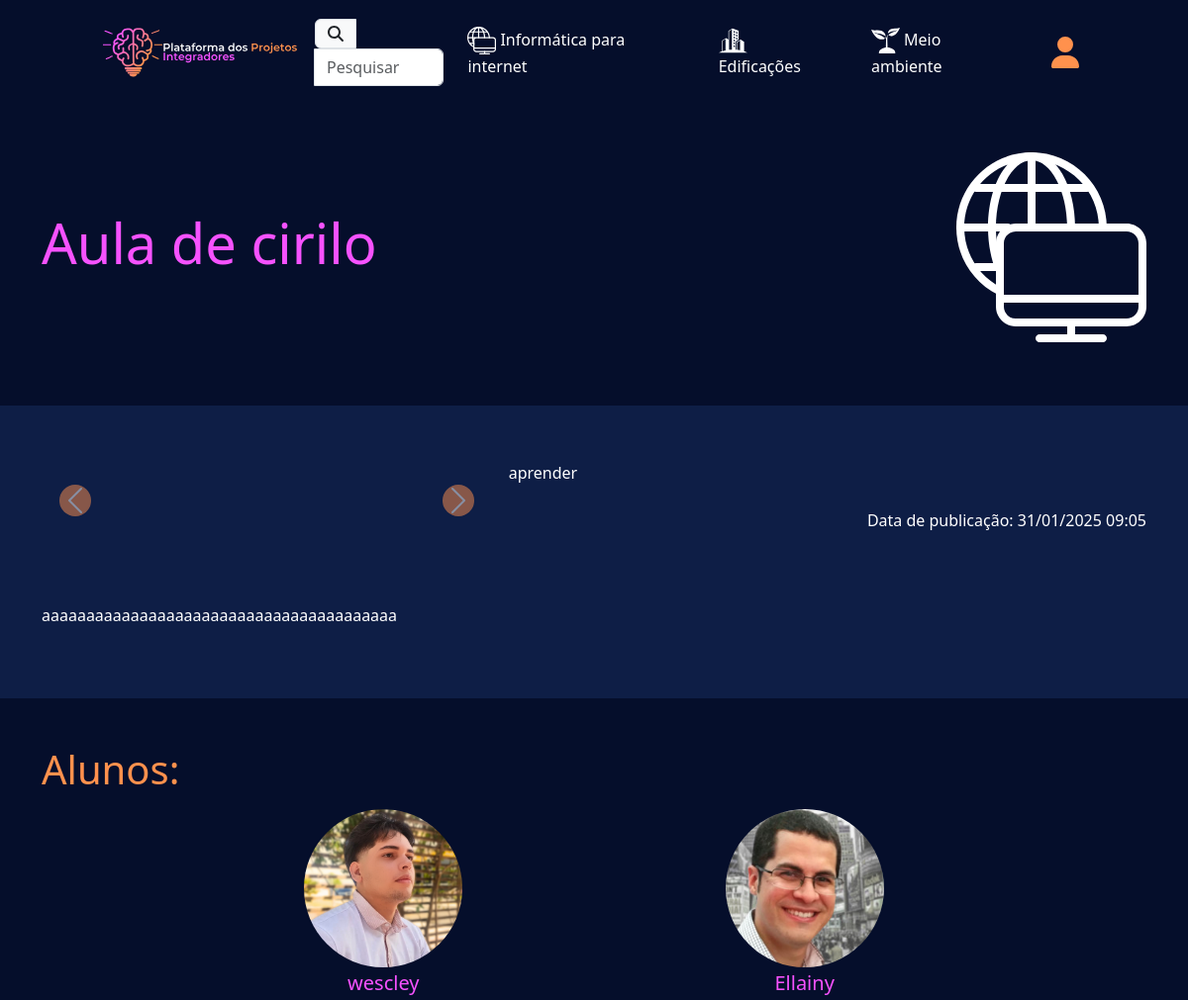
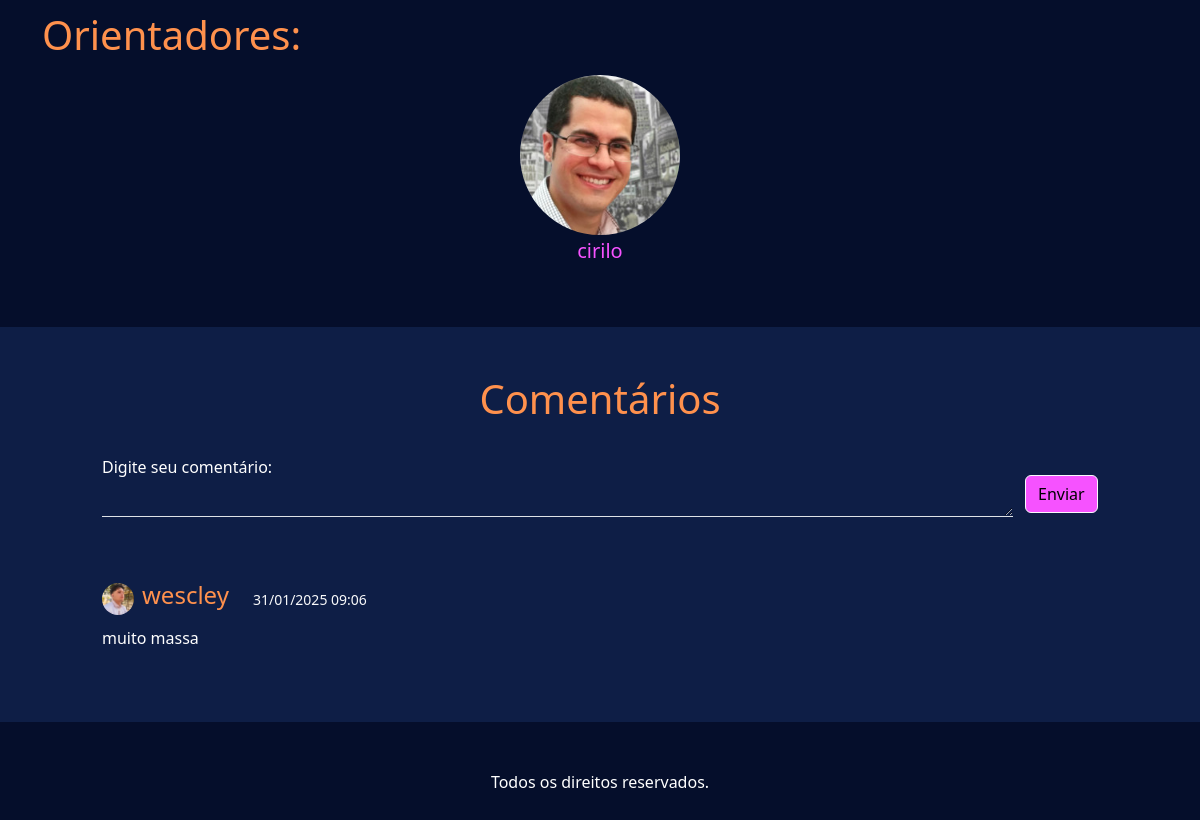
/post/5/, run on the app's committed database (2 pictures, top to bottom).
### users/models.py (models this page shows, shortened)
class Curso(models.Model):
    titulo = models.CharField(max_length=50)
    logo = models.FileField(blank=True)

class Profile(models.Model):
    user = models.OneToOneField(User, on_delete=models.CASCADE, related_name="profile")
    avatar = models.ImageField(blank=True, null=True)
    primeiro_nome = models.CharField(max_length=50, blank=True)
    ultimo_sobrenome = models.CharField(max_length=50, blank=True)

class User(AbstractUser):
    vinculo = models.ForeignKey(Vinculo, on_delete=models.CASCADE, null=True, blank=True)
    curso = models.ForeignKey(Curso, on_delete=models.CASCADE, null=True)

### ppi/models.py (models this page shows, shortened)
class Projeto(models.Model):
    titulo = models.CharField(max_length=80)
    resumo = models.TextField(max_length=2000)
    objetivo = models.TextField(max_length=2000)
    capa = models.ImageField('media/')
    pdf = models.FileField(blank=True, null=True)
    palavras_chave = models.CharField(max_length=200, blank=True, null=True)
    curso = models.ForeignKey(Curso,on_delete=models.CASCADE, related_name="projetos")
    componentes = models.ManyToManyField(Profile, related_name="projetos", blank=True)
    criado_em = models.DateTimeField(auto_now_add=True,null=True)

class Comentario(models.Model):
    usuario = models.ForeignKey(Profile, on_delete=models.CASCADE)
    projeto = models.ForeignKey(Projeto, on_delete=models.CASCADE, related_name="comentarios",null=True)
    texto =  models.TextField(max_length=1000)
    criado_em = models.DateTimeField(auto_now_add=True)

### ppi/views.py (the view)
# urls.py: path("post/<int:id>/", views.post, name = "post"),
def post(request, id):
    projeto = get_object_or_404(Projeto, id=id)
    comentarios = projeto.comentarios.all()
    if request.method == "POST":
        form = ComentarioForm(request.POST)
        if form.is_valid():
            comentario = form.save(commit=False)
            comentario.usuario = request.user.profile
            comentario.projeto = projeto
            comentario.save()
            return redirect('post', id=projeto.id)
    else:
        form = ComentarioForm()
    context = {
        'projeto': projeto,
        'comentarios': comentarios,
        'form': form
    }
    return render(request, "post.html", context)

### ppi/forms.py
class ComentarioForm(forms.ModelForm):
    class Meta:
        model = Comentario
        fields = ['texto']
        labels = {
            'texto': 'Digite seu comentário'
        }
    def __init__(self, *args, **kwargs):
        super().__init__(*args, **kwargs)
        self.fields['texto'].widget.attrs.update({
            'class': 'form-control mb-2 text-white bg-transparent border-0 rounded-0 border-bottom text-white',
            'rows': '1',
            'required': 'true',
        })

### ppi/context_processors.py (called while the page is built)
def cursos(request):
    return {
        "cursos" : Curso.objects.all,
    }

### ppi/templates/post.html (shortened to what this page needs)
{% extends "base.html" %}
{% load static %}
{% block conteudo %}
<div class="container mb-3 py-5">
    <div class="row g-0">
        <div class="col-md-8 me-auto my-auto">
            <h1 class="roxinho text-left" style="font-size: 3.5em;">
                {{ projeto.titulo }}
            </h1>
        </div>
        <div class="col-md-4 d-flex justify-content-end my-auto">
            {% if projeto.curso.logo %}
                <img src="{{ projeto.curso.logo.url }}" alt="Logo" style="max-height: 12rem;">
            {% endif %}
        </div>
    </div>
</div>
<div class="container-fluid blueback">
    <div class="container py-5">
        <div class="row g-3 py-2">
            <div class="col-md-12 col-lg-5 col-sm-12 d-flex justify-content-start align-items-center">
                <div id="carouselExample" class="carousel slide w-100 pe-3" data-bs-ride="carousel">
                    <button class="carousel-control-prev" type="button" data-bs-target="#carouselExample" data-bs-slide="prev">
                        <span class="carousel-control-prev-icon fundo-laranja rounded-circle" aria-hidden="true"></span>
                    </button>
                    <button class="carousel-control-next" type="button" data-bs-target="#carouselExample" data-bs-slide="next">
                        <span class="carousel-control-next-icon fundo-laranja rounded-circle" aria-hidden="true"></span>
                    </button>
                </div>
            </div>
            <div class="col-md-12 col-lg-7 col-sm-12 d-flex justify-content-start align-items-center">
                <div class="w-100">
                    <p class="text-white text-left">
                        {{ projeto.objetivo }}
                    </p>
                    <div class="d-flex justify-content-end align-items-center py-2">
                        <a class="fw-light text-white text-left nav-link">Data de publicação: {{projeto.criado_em|date:"d/m/Y H:i"}}</a>
                    </div>
                </div>
            </div>
            <div class="col-12 pt-5">
                <p class="text-white text-left">
                    {{ projeto.resumo }}
                </p>
            </div>
        </div>
    </div>
</div>
<div class="container-fluid py-5">
    <div class="container container">
        <h1 class="text-left laranja">Alunos:</h1>
        <div class="d-flex flex-wrap justify-content-evenly align-items-center py-2">
            {% for aluno in projeto.componentes.all %}
            {% if aluno.user.vinculo_id == 1 %}
            <a href="{% url 'verperfil' %}" style="text-decoration: none;">
                <div>
                    <img src="{% if aluno.avatar %} {{aluno.avatar.url}} {% else %} {% static 'imgs/usericn.jpg' %}{% endif %}" style="max-width: 10rem;" class="rounded-circle" alt="...">
                    <h5 class="text-center roxinho mt-1">{{aluno.user.username}}</h5>
                </div>
            </a>
            {% endif %}
            {% endfor %}
        </div>
        <h1 class="text-left laranja">Orientadores:</h1>
        <div class="d-flex flex-wrap justify-content-evenly align-items-center py-2">
            {% for orientador in projeto.componentes.all %}
            {% if orientador.user.vinculo_id == 2 %}
            <a href="{% url 'verperfil' %}" style="text-decoration: none;">
                <div>
                    <img src="{% if orientador.avatar %} {{orientador.avatar.url}} {% else %} {% static 'imgs/usericn.jpg' %}{% endif %}" style="max-width: 10rem;" class="rounded-circle" alt="...">
                    <h5 class="text-center roxinho mt-1">{{orientador.user.username}}</h5>
                </div>
            </a>
            {% endif %}
            {% endfor %}
        </div>
    </div>
</div>
<div class="container-fluid blueback py-5">
    <div class="container custom-container">
        <h1 class="laranja text-center">Comentários</h1>
        <div class="py-2 mt-4">
            <form method="post">
                <div class="row">
                    <div class="col-11">
                        {{form.as_p}}
                    </div>
                    <div class="col-1 p-0 m-0 d-flex">
                        <button type="submit" class="btn btn-light me-auto my-auto fundo-roxinho">Enviar</button>
                    </div>
                </div>
            </form>
            <div class="w-100 pt-5">
                {% for comentario in projeto.comentarios.all %}
                <div class="d-flex align-items-center">
                    <div class="d-flex align-items-center">
                        <img src="
                        {% if comentario.usuario.avatar %}
                            {{comentario.usuario.avatar.url}} {% else %} {% static 'imgs/usericn.jpg' %}
                        {% endif %}" class="rounded-circle"
                        style="max-width: 2rem;" alt="{{comentario.usuario.user.username}}">
                        <h4 class="laranja ms-2">
                            {{ comentario.usuario.user.username }}
                        </h4>
                    </div>
                    <small class="text-light ms-4 fw-light">
                        {{ comentario.criado_em|date:"d/m/Y H:i" }}
                    </small>
                </div>
                <p class="mt-2 mb-3 text-white">
                    {{ comentario.texto }}
                </p>
                {% empty %}
                    <p class="text-white">
                        Sem comentários ainda.
                    </p>
                {% endfor %}
            </div>
        </div>
    </div>
</div>
{% endblock conteudo %}

### ppi/templates/base.html (shortened to what this page needs)
{% load static %}
<!doctype html>
<html lang="pt-br">
  <head>
    <link href="https://cdn.jsdelivr.net/npm/select2@4.1.0-rc.0/dist/css/select2.min.css" rel="stylesheet" />
    <link href="https://cdn.jsdelivr.net/npm/bootstrap@5.3.3/dist/css/bootstrap.min.css" rel="stylesheet">
    <link rel="stylesheet" href="{% static 'style.css' %}">
  </head>
  <body style="background-color: rgb(5, 14, 43);">
    <nav class="navbar navbar-expand-lg">
      <div class="container custom-container">
          <a class="navbar-brand" href="{% url 'index' %}">
              <img src="{% static 'imgs/logotopo.svg' %}" alt="Logo" style="max-height: 80px;">
          </a>
          <div class="collapse navbar-collapse" id="navbarSupportedContent">
              <ul class="navbar-nav mb-2 mb-lg-0 ms-auto d-flex align-items-center">
                {% if request.path == "/pesquisar/" %}
                <form
                    method="GET"
                    class="d-flex justify-content-center"
                    onsubmit="return redirectToSearchPage();"
                >
                <div class="input-group">
                  <span class="input-group-text" id="basic-addon1">
                    <i class="fa-solid fa-magnifying-glass text-dark"></i>
                  </span>
                  <input type="text" id="pesquisar" class="form-control search-bar" placeholder="Pesquisar" aria-describedby="basic-addon1">
                </div>
                </form>
                {% else %}
                <a class="text-decoration-none" href="{% url 'pesquisar' %}">
                  <div class="input-group">
                    <span class="input-group-text" id="basic-addon1">
                      <i class="fa-solid fa-magnifying-glass text-dark"></i>
                    </span>
                    <input type="text" id="pesquisarstatic" class="form-control search-bar" placeholder="Pesquisar" aria-describedby="basic-addon1" readonly>
                  </div>
                </a>
                {% endif %}
                  {% for curso in cursos %}
                  <li class="nav-item mx-3">
                      <a class="text-white nav-link" href="{% url 'projetos' curso.id %}">
                          <img src="{{ curso.logo.url }}" style="max-width: 1.8rem;" alt="{{curso.titulo}}">
                          {{ curso.titulo }}
                      </a>
                  </li>
                  {% endfor %}
                  {% if user.is_authenticated %}
                  <li class="nav-item ms-3">
                      <a class="nav-link" href="{% url 'verperfil' %}">
                        <i class="fa-solid fa-user fa-2xl laranja"></i>
                      </a>
                  </li>
                  <form method="post" action="{% url 'logout' %}">
                    {% csrf_token %}
                    <li class="nav-item">
                      <button type="submit" class="nav-link text-white">
                        <i class="fa-solid fa-2xl fa-right-from-bracket"></i>
                      </button>
                    </li>
                  </form>
                  {% else %}
                  <li class="nav-item ms-3">
                      <a class="nav-link" href="{% url 'login' %}">
                        <i class="fa-solid fa-user fa-2xl laranja"></i>
                      </a>
                  </li>
                  {% endif %}
              </ul>
          </div>
      </div>
    </nav>
    {% block conteudo %}
    {% endblock conteudo %}
    <footer class="py-5 text-center text-white">
      Todos os direitos reservados.
    </footer>
  </body>
</html>

### ppi/static/style.css (style rules this page uses)
.roxinho { color: rgb(246, 82, 255); }
.fundo-roxinho { background-color: rgb(246, 82, 255); }
.laranja { color: rgb(255, 145, 77); }
.fundo-laranja { background-color: rgb(255, 145, 77); }
.blueback { background-color: rgb(14, 30, 70); }
.custom-container { max-width: 85vw; width: 100%; }
input::placeholder, textarea::placeholder { color: #ffffff; }
input, textarea, select { border: none; }
#pesquisarstatic { width: 100px; }
form label { color: white; }

### data on the page
Curso: logo (picture), titulo "Informática para internet"
Curso: logo (picture), titulo "Edificações"
Curso: logo (picture), titulo "Meio ambiente"
Projeto: titulo "Aula de cirilo", curso.logo (picture), objetivo "aprender", criado_em "31/01/2025 09:05", resumo "aaaaaaaaaaaaaaaaaaaaaaaaaaaaaaaaaaaaaaaa"
Profile: avatar (picture), user.username "wescley"
Profile: avatar (picture), user.username "Ellainy"
Profile: avatar (picture), user.username "cirilo"
Comentario: usuario.avatar (picture), usuario.user.username "wescley", criado_em "31/01/2025 09:06", texto "muito massa"
